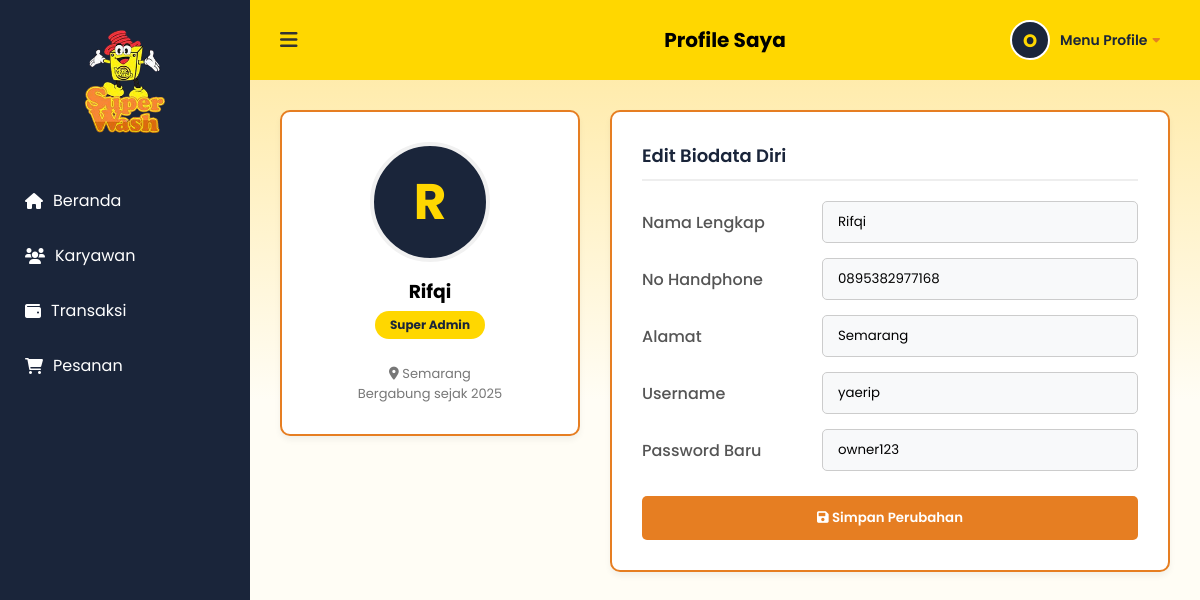
Page /owner/profile.php on the committed database.
### tables this page shows
CREATE TABLE `karyawan` (
  `id_karyawan` varchar(10) NOT NULL,
  `nama` varchar(100) DEFAULT NULL,
  `nohp` varchar(15) DEFAULT NULL,
  `alamat` text,
  `username` varchar(50) DEFAULT NULL,
  `password` varchar(255) DEFAULT NULL,
  `updated_at` timestamp NULL DEFAULT CURRENT_TIMESTAMP ON UPDATE CURRENT_TIMESTAMP,
  `role` varchar(20) DEFAULT 'admin'
);

### owner/profile.php (the view, shortened to what this page needs)
<?php
include '../koneksi.php';
$id_pengguna_sekarang = 'OWNER01';
$query = mysqli_query($koneksi, "SELECT * FROM karyawan WHERE id_karyawan='$id_pengguna_sekarang'");
$data = mysqli_fetch_array($query);
?>
<!DOCTYPE html>
<html lang="id">
<head>
    <link rel="stylesheet" href="https://cdnjs.cloudflare.com/ajax/libs/font-awesome/6.0.0/css/all.min.css">
    <link rel="stylesheet" href="../css/style.css?t=<?php echo time(); ?>">
</head>
<body>
<div class="container">
    <aside class="sidebar" id="sidebar">
        <div class="logo-area">
            <div class="logo-placeholder"><span><img src="img/superwash_logo.png" alt=""></span></div>
        </div>
        <nav class="menu">
            <a href="index.php"><i class="fa-solid fa-house"></i> Beranda</a>
            <a href="karyawan.php"><i class="fa-solid fa-users"></i> Karyawan</a>
            <a href="transaksi.php"><i class="fa-solid fa-wallet"></i> Transaksi</a>
            <a href="pesanan.php"><i class="fa-solid fa-cart-shopping"></i> Pesanan</a>
        </nav>
    </aside>
    <main class="main-content">
        <header class="top-bar">
            <div class="left-nav"><button id="toggleSidebar"><i class="fa-solid fa-bars"></i></button></div>
            <h2 class="page-title">Profile Saya</h2>
            <div class="profile-dropdown">
                <div class="profile-trigger" id="profileTrigger">
                    <div class="profile-icon">O</div>
                    <span class="profile-name">Menu Profile<i class="fa-solid fa-caret-down"></i></span>
                </div>
            </div>
        </header>
        <div class="profile-container">
            <div class="profile-card-left">
                <div class="profile-img-box">
                    <?= substr($data['nama'], 0, 1) ?>
                </div>
                <h3 style="margin-bottom: 5px;"><?= $data['nama'] ?></h3>
                <span class="profile-role">Super Admin</span>
                <p style="color: #777; font-size: 13px; margin-top: 15px;">
                    <i class="fa-solid fa-location-dot"></i> <?= $data['alamat'] ?>
                </p>
                <p style="color: #777; font-size: 13px;">
                    Bergabung sejak 2025
                </p>
            </div>
            <div class="profile-card-right">
                <h4 class="section-title">Edit Biodata Diri</h4>
                <form action="../proses_edit_profile.php" method="POST">
                    <div class="form-row">
                        <label>Nama Lengkap</label>
                        <input type="text" name="nama" value="<?= $data['nama'] ?>" required>
                    </div>
                    <div class="form-row">
                        <label>No Handphone</label>
                        <input type="text" name="nohp" value="<?= $data['nohp'] ?>" required>
                    </div>
                    <div class="form-row">
                        <label>Alamat</label>
                        <input type="text" name="alamat" value="<?= $data['alamat'] ?>" required>
                    </div>
                    <div class="form-row">
                        <label>Username</label>
                        <input type="text" name="username" value="<?= $data['username'] ?>" required>
                    </div>
                    <div class="form-row">
                        <label>Password Baru</label>
                        <input type="text" name="password" value="<?= $data['password'] ?>" placeholder="Isi jika ingin ubah password">
                    </div>
                    <button type="submit" class="btn-update-profile">
                        <i class="fa-solid fa-save"></i> Simpan Perubahan
                    </button>
                </form>
            </div>
        </div>
    </main>
</div>
</body>
</html>

### css/style.css (style rules this page uses)
* { margin: 0; padding: 0; box-sizing: border-box; font-family: "Poppins", sans-serif; }
body { background-color: #fffdf5; background: linear-gradient(to bottom, #ffe79a 0%, #fffdf5 400px); background-repeat: no-repeat; min-height: 100vh; }
.container { display: flex; min-height: 100vh; }
.sidebar { width: 250px; background-color: #1a253a; color: white; display: flex; flex-direction: column; transition: all 0.3s ease; overflow: hidden; white-space: nowrap; flex-shrink: 0; justify-content: flex-start !important; padding-top: 30px !important; }
.logo-area { padding: 0 10px; margin-top: 0 !important; margin-bottom: 20px; display: flex; flex-direction: column; align-items: center; justify-content: center; text-align: center; }
.logo-area img { width: 80px; height: auto; display: block; }
.menu { margin-top: 20px; }
.menu a { display: block; padding: 15px 25px; color: white; text-decoration: none; font-size: 16px; display: flex; align-items: center; gap: 10px; transition: 0.3s; }
.main-content { flex: 1; display: flex; flex-direction: column; }
.top-bar { background-color: #ffd700; padding: 15px 30px; padding-bottom: 10px; display: flex; justify-content: space-between; align-items: center; position: relative; z-index: 10; }
.page-title { position: absolute; left: 50%; transform: translateX(-50%); font-size: 20px; font-weight: bold; color: #000000; white-space: nowrap; margin: 0; }
.left-nav { display: flex; align-items: center; gap: 15px; }
#toggleSidebar { background: none; border: none; font-size: 20px; cursor: pointer; color: #333; }
.top-bar { background-color: #ffd700; padding: 15px 30px; display: flex; justify-content: space-between; align-items: center; position: relative; z-index: 10; }
.profile-dropdown { position: relative; cursor: pointer; margin-left: auto; }
.profile-trigger { display: flex; align-items: center; gap: 10px; padding: 5px 10px; border-radius: 8px; transition: 0.3s; }
.profile-icon { width: 40px; height: 40px; background-color: #1a253a; color: #ffd700; border-radius: 50%; display: flex; align-items: center; justify-content: center; font-weight: 700; font-size: 18px; border: 2px solid #fff; }
.profile-name { font-weight: 600; color: #1a253a; font-size: 14px; display: flex; align-items: center; gap: 5px; }
.profile-name i { font-size: 12px; color: #e67e22; }

### owner/profile.php (style rules this page uses)
.profile-container { display: flex; gap: 30px; justify-content: center; align-items: flex-start; padding: 30px; }
.profile-card-left { flex: 1; max-width: 300px; background: white; border: 2px solid #e67e22; border-radius: 10px; padding: 30px; text-align: center; box-shadow: 0 4px 6px rgba(0,0,0,0.05); }
.profile-img-box { width: 120px; height: 120px; background-color: #1a253a; color: #ffd700; font-size: 50px; font-weight: bold; border-radius: 50%; display: flex; align-items: center; justify-content: center; margin: 0 auto 15px auto; border: 4px solid #f1f1f1; }
.profile-role { background-color: #ffd700; color: #1a253a; padding: 5px 15px; border-radius: 20px; font-size: 12px; font-weight: 700; display: inline-block; margin-bottom: 10px; }
.profile-card-right { flex: 2; background: white; border: 2px solid #e67e22; border-radius: 10px; padding: 30px; box-shadow: 0 4px 6px rgba(0,0,0,0.05); }
.section-title { font-size: 18px; font-weight: 600; margin-bottom: 20px; color: #1a253a; border-bottom: 2px solid #eee; padding-bottom: 10px; }
.form-row { display: flex; align-items: center; margin-bottom: 15px; }
.form-row label { width: 180px; font-weight: 500; color: #555; }
.form-row input { flex: 1; padding: 10px 15px; border: 1px solid #ccc; border-radius: 5px; background-color: #f8f9fa; outline: none; }
.btn-update-profile { background-color: #e67e22; color: white; border: none; padding: 12px 30px; border-radius: 5px; font-weight: 600; cursor: pointer; width: 100%; margin-top: 10px; transition: 0.3s; }

### rows in the picture
karyawan: nama "R", nama "Rifqi", alamat "Semarang", nohp "0895382977168", username "yaerip", password "owner123"
